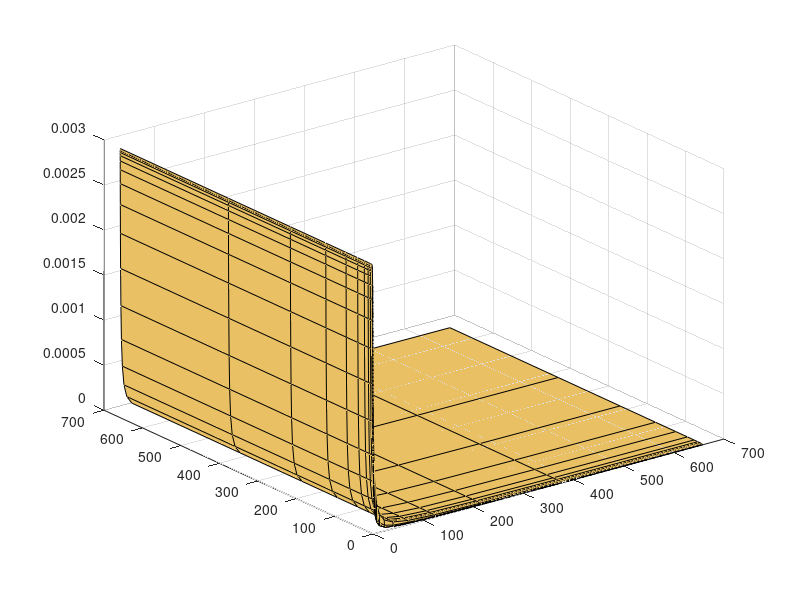

Source code (MATLAB): (Note: this script raises an error after producing the figure.)
function modeling_02_generatePredictions_6AnR_noInputGradients
% DESCRIPTION
% Script for generating predictions for the rate of transcription as a
% function of activator and repressor concentrations.

%% Input
% activator concentration regime, repressor concentration regime,
% 

% For this, we don't know how this system works actually, meaning the way
% repressor works, also it doesn't seem like that simple (not a direct
% competition, nor a direct repression to the RNAP recruitment). But, from
% our theoretical exploration, it doesn't seem to be distinguishable by
% modeling. 
% Thus, maybe it's better to make this script to be able to compare the
% results from different models 
% : not just for adding complexity (from Hill model to individual sites), 
% but also deal with different scenarios of repression (not sure if this is necessary)

%% Color definition
% This is defining the line color
colorDict = struct();
colorDict.blue = [115,143,193]/255; %[115,143,170]/255;
colorDict.red =  [213,108,85]/255; %[200,108,85]/255;
colorDict.yellow = [234,194,100]/255;
colorDict.cyan = [108,188,233]/255;
colorDict.magenta = [208,109,171]/255;
colorDict.lightBlue = [115,142,193]/255;
colorDict.purple = [171,133,172]/255;
colorDict.green =  [122,169,116]/255; %[122,150,116]/255;
colorDict.brown = [179,155,142]/255;
colorDict.darkgreen = [126,157,144]/255;

ColorChoice = [colorDict.purple; colorDict.green; colorDict.blue; colorDict.red; colorDict.brown]; % 4 embryos max. it could be extended easily
%% Model
% Hill model of 6 activator sites + n repressor sites
clear bound
clear P_bound_1RepSite
clear partitionFunct

A = logspace(-3,3,100);
R = logspace(-3,3,100);

p = 0.001;
wAP = 3;
%wRP = 0;
wRP = 0.001;

for i=1:length(A)
    for j=1:length(R)
        partitionFunct(i,j) = (1+A(i).^6 + R(j) + A(i).^6*R(j)) +...
                                p*(1+A(i).^6*wAP + R(j)*wRP + A(i).^6*R(j)*wAP*wRP);
        bound(i,j) = p*(1+A(i).^6*wAP + R(j)*wRP + A(i).^6*R(j)*wAP*wRP);
    end
end

P_bound_1RepSite = bound./partitionFunct;


% plot the P_bound as a 3D plot of Activator and Repressor regime
[X,Y] = meshgrid(A,R);
interval = 4;
surf(A(1:interval:end),R(1:interval:end),P_bound_1RepSite(1:interval:end,1:interval:end),...
        'FaceColor',[234,194,100]/256)%,...
        %[255,237,206]/256; % light brown
        
% plot on top of the 3D surface plot
hold on
% 1) keep the Runt constant, going from high to low Bicoid regime
index_1 = 10;
plot3(R(index_1)*ones(length(A(1:interval:end))),...
        A(1:interval:end),...
        P_bound_1RepSite(1:interval:end,index_1),'LineWidth',3,'Color','r') %ColorChoice(4,:)) % red
% 2) keep the Bicoid constant, going from high to low Bicoid regime
index_2 = 55;
plot3(R(1:interval:end),...
        A(index_2)*ones(length(A(1:interval:end))),...
        P_bound_1RepSite(index_2,1:interval:end),'LineWidth',3,'Color','b') %ColorChoice(4,:)) % red



% x, y as log scale
set(gca,'XScale','log')
set(gca,'YScale','log')

% get rid of Ticks
set(gca,'xticklabel',[])
set(gca,'yticklabel',[])
set(gca,'zticklabel',[])

box on
grid on
alpha 0.5 % transparency
colorbar( 'off')

ylabel('Bicoid')
xlabel('Runt')
zlabel('RNAP loading rate')
StandardFigure(gcf,gca)

view(-30,60)

% save the plot
% Save the figures
FigPath = 'S:\YangJoon\Dropbox\OpposingGradientsFigures\Modeling\ThesisMeeting_6A1R_model_20200824';
%saveas(gcf,[figPath,filesep,'prediction_act_rep_3D','.tif']); 
%saveas(gcf,[figPath,filesep,'prediction_act_rep_3D','.pdf']); 
exportgraphics(gcf,[FigPath, filesep,'model_prediction_noInputGradients.pdf'],'ContentType','vector')
%% Plot the actual Bicoid and Runt protein concentration gradient on top as a line.
% AP axis as from 20-60%
AP = 0.2:0.025:0.8;
% Bcd : using the length constant of 0.2
Bcd = exp(-5*AP);
Bcdscale = 25;
Bcd = Bcdscale*Bcd;

% Bcd, Runt : using the time-averaged data
filePath = 'S:\YangJoon\Dropbox\OpposingGradient\OpposingGradients_ProcessedData\AveragedDatasets_Feb2020';
BcdData = load([filePath, filesep, 'Bcd-Averaged.mat'])
RuntData =  load([filePath, filesep, 'Runt_TimeAveraged_mixedSex_NC14.mat'])

% Average over the 10 minutes into nc14
Bcd_nc13 = BcdData.nc13;
Bcd_nc14 = BcdData.nc14;
BcdFluo = BcdData.MeanVectorAP;
BcdTime = BcdData.ElapsedTime;
BcdFluoSD = BcdData.SDVectorAP;
BcdFluoSE = BcdData.SEVectorAP;

%% generate Bcd time traces and spatial gradient plots
% Bicoid concentration time trace (20%)
APbin = 11; % 25%

hold on
errorbar(BcdTime(Bcd_nc13:end) - BcdTime(Bcd_nc13),...
            BcdFluo(Bcd_nc13:end,APbin),...
            BcdFluoSE(Bcd_nc13:end,APbin))
        
xline(18,'--')

xlim([0 60])
        
xlabel('time (min)')
ylabel('Bicoid concentration (AU)')


box on
StandardFigure(gcf,gca)

% save the plots

%% time-average over 10 min into nc14
% Bicoid concentration time trace (20%)
time_window = 10; % min
tFrame = median(diff(BcdTime));

Nstep_window = floor(time_window/tFrame);

BcdFluo_tAveraged = nanmean(BcdFluo(Bcd_nc14:Bcd_nc14+Nstep_window,:));
BcdFluo_tAveraged_SE = nanmean(BcdFluoSE(Bcd_nc14:Bcd_nc14+Nstep_window,:));

BcdFluo_tAveraged(9) = BcdFluo_tAveraged

APaxis = 0:0.025:1;

figure
hold on
errorbar(APaxis(1:end), BcdFluo_tAveraged(1:end), BcdFluo_tAveraged_SE(1:end))

xlim([0.2 0.8])
ylim([0 600])
       
xlabel('embryo length')
ylabel('Bicoid concentration (AU)')


box on
StandardFigure(gcf,gca)

%% Bcd extrapolation
% anterior (20%)
% temp = interp1(0.225:0.025:0.6, BcdFluo_tAveraged(10:25), 0.2:0.025:0.225, 'linear','extrap');
% BcdFluo_extrap(9) = temp(1);

% posterior
BcdFluo_extrap = interp1(0.225:0.025:0.6, BcdFluo_tAveraged(10:25), 0.2:0.025:0.8, 'linear','extrap');

BcdFluo_extrap(BcdFluo_extrap<15) = BcdFluo_extrap(23)
%%
RuntFluo_tAveraged = RuntData.AveragedFluo_tAveraged_mixed(2,:); % averaged within the 10 min into nc14

RuntFluo = RuntFluo_tAveraged;
RuntFluo_tAveraged(isnan(RuntFluo)) = [];
APaxis = 0:0.025:1;
APaxis(isnan(RuntFluo)) = [];

% extrapolate the posterior data points
RuntFluo_extrap = interp1(APaxis, RuntFluo_tAveraged, 0.2:0.025:0.8, 'linear','extrap')

Run = RuntFluo_extrap; % taking only 20-80% of AP axis

Run = Run/30;
Runscale = 0.01;

Run = Run*Runscale;

%% different sources of Bicoid (Liz and Jonathan)
BcdData_EE_JL = load('S:\YangJoon\Dropbox\OpposingGradient\eGFP-Bcd-From-Liz-Jonathan\BcdLevelsNC13.mat');

% extract data from 0.2-0.8 
BcdFluoTemp = nanmean(BcdData_EE_JL.BcdNC13Ant);
BcdFluo_NC13(1:17) = BcdFluoTemp(9:25); %20-60%

BcdFluoTemp = nanmean(BcdData_EE_JL.BcdNC13Pos);
BcdFluo_NC13(18:25) = BcdFluoTemp(26:33); %62.5-80%

%% generate plots of Bicoid and Runt spatial gradient

AP = 0.2:0.025:0.8;
% % Bcd : using the length constant of 0.2
% Bcd = exp(-5*AP);
% Bcdscale = 1500;
% Bcd = Bcdscale*Bcd;

figure
hold on
% plot(0.2:0.025:0.8, Bcd,'color',ColorChoice(1,:),'LineWidth',2)
% plot(0.2:0.025:0.8, BcdFluo_extrap,'color',ColorChoice(1,:),'LineWidth',2)
% this nc13 profile is basically the same as nc14, I'm using it just for
% prediction's sake, in that we could show a nicer 20-80% profile of
% Bicoid. The actual modeling is done with real Bicoid profile.
plot(0.2:0.025:0.8, BcdFluo_NC13*3,'color',ColorChoice(1,:),'LineWidth',2)
plot(0.2:0.025:0.8,RuntFluo_extrap*1,'color',ColorChoice(2,:),'LineWidth',2)
% xlim([0.2 0.8])
% xticks([0.2 0.3 0.4 0.5 0.6 0.7 0.8])
xlim([0.2 0.6])
xticks([0.2 0.3 0.4 0.5 0.6])
yticks([0 100 200 300 400])
ylim([0 400])
       
xlabel('embryo length')
ylabel('transcription factor (AU)')

legend('Bicoid','Runt')
box on
StandardFigure(gcf,gca)

% save figure
FigPath = 'S:\YangJoon\Dropbox\OpposingGradientsFigures\Modeling\ThesisMeeting_6A1R_model_20200824';
saveas(gcf,[FigPath,filesep,'inputTF_spatial_gradient_20-60%','.tif']); 
saveas(gcf,[FigPath,filesep,'inputTF_spatial_gradient_20-60%','.pdf']); 


%% Load the input TF data
FilePath = 'S:\YangJoon\Dropbox\OpposingGradientsFigures\PipelineOutput\MCMC_HillV3';

% Load the input TF data
% this loads TFinput matrix (1st column is Bicoid, 2nd column is Runt, and
% the 3rd is for the Runt nulls)
load([FilePath, filesep, 'TFinput.mat'])

Bicoid = TFinput(:,1);
Runt = TFinput(:,2);
%% generate the plot

hold on
APaxis = 0:0.025:1;
plot(APaxis, Bicoid*3,'color',ColorChoice(1,:),'LineWidth',2)
plot(APaxis, Runt,'color',ColorChoice(2,:),'LineWidth',2)

xlim([0.2 0.6])
ylim([0 400])
       
xlabel('embryo length')
ylabel('transcription factor conc.(AU)')

legend('Bicoid','Runt')
box on
StandardFigure(gcf,gca)

% save figure
FigPath = 'S:\YangJoon\Dropbox\Garcia Lab\Figures\OpposingGradientsFigures\Modeling';
%saveas(gcf,[FigPath,filesep,'inputTF_spatial_gradient','.tif']); 
%saveas(gcf,[FigPath,filesep,'inputTF_spatial_gradient','.pdf']); 


%% model prediction - 3D space
% Hill model of 6 activator sites + n repressor sites
clear bound
clear P_bound_1RepSite
clear partitionFunct

A = logspace(-3,3,100);
R = logspace(-3,3,100);

p = 0.001;
wAP = 3;
%wRP = 0;
wRP = 0.001;

for i=1:length(A)
    for j=1:length(R)
        partitionFunct(i,j) = (1+A(i).^6 + R(j) + A(i).^6*R(j)) +...
                                p*(1+A(i).^6*wAP + R(j)*wRP + A(i).^6*R(j)*wAP*wRP);
        bound(i,j) = p*(1+A(i).^6*wAP + R(j)*wRP + A(i).^6*R(j)*wAP*wRP);
    end
end

P_bound_1RepSite = bound./partitionFunct;


% plot the P_bound as a 3D plot of Activator and Repressor regime
[X,Y] = meshgrid(A,R);
interval = 4;
surf(A(1:interval:end),R(1:interval:end),P_bound_1RepSite(1:interval:end,1:interval:end),...
        'FaceColor',[234,194,100]/256)%,...
        %[255,237,206]/256; % light brown

% x, y as log scale
set(gca,'XScale','log')
set(gca,'YScale','log')

% get rid of Ticks
set(gca,'xticklabel',[])
set(gca,'yticklabel',[])
set(gca,'zticklabel',[])

box on
grid on
alpha 0.3 % transparency
colorbar( 'off')

ylabel('Bicoid')
xlabel('Runt')
zlabel('RNAP loading rate')
StandardFigure(gcf,gca)

view(-30,60)

% save the plot
% FigPath = '';
%% model fit (for a set of parameters)
% Bcd : using the length constant of 0.2
% Bcd = exp(-5*AP);
% Bcdscale = 25;
% Bcd = Bcdscale*Bcd;

% Run = RuntFluo_extrap; % taking only 20-80% of AP axis
% Run = Run/30;
% Kr = 100;
% Run = Run/Kr;

% Here, we will use the real Bicoid and Runt data (temporally averaged,
% spatial profile), to predict the transcription rate for different w_rp
% values.
% b : Bicoid concentration scaled by Kb
% r : Runt concentration scaled by Kr

% Note that I used the BcdFluo_NC13 from Liz & Jonathan's data to generate
% this theoretical prediction, as 
Kb = 30;
% b = Bicoid/Kb
b = BcdFluo_NC13/Kb;

Kr = 10000;
% r = Runt/Kr;
r = RuntFluo_extrap/Kr;

p = 0.001;
wAP = 3;
%wRP = 0;
wRP = 0.001;

clear bound
clear partitionFunct
clear P_bound

    
partitionFunct = 1+b.^6 + r + b.^6.*r +...
                    p*(1+b.^6*wAP + r*wRP + b.^6.*r*wAP*wRP);
bound = p*(1+b.^6*wAP + r*wRP + b.^6.*r*wAP*wRP);

P_bound = bound./partitionFunct;

% plot on top of the 3D surface plot
hold on
plot3(r,b,P_bound,'LineWidth',3,'Color','r') %ColorChoice(4,:)) % red

plot(r,b,'LineWidth',3,'Color','b') %ColorChoice(2,:)) % brown

% Save the figures
FigPath = 'S:\YangJoon\Dropbox\OpposingGradientsFigures\Modeling\ThesisMeeting_6A1R_model_20200824';
%saveas(gcf,[figPath,filesep,'prediction_act_rep_3D','.tif']); 
%saveas(gcf,[figPath,filesep,'prediction_act_rep_3D','.pdf']); 
exportgraphics(gcf,[FigPath, filesep,'3D_prediction_mapped_2D_input_v2.pdf'],'ContentType','vector')

%% generate the plot of predicted rate of Txn over AP
figure(2)
hold on
plot(AP, P_bound,'LineWidth',2,'Color','r')
% ylim([0 max(P_bound)+0.0005])
xticks([0.2 0.3 0.4 0.5 0.6 0.7 0.8])
set(gca,'yticklabel',[])
box on

xlabel('AP axis (embryo length)')
ylabel('RNAP loading rate')
% legend('WT','No Repressor','Location','SouthWest')

StandardFigure(gcf,gca)
%save the plot
% FigPath = '';
saveas(gcf,[FigPath,filesep,'prediction_overAP','.tif']); 
saveas(gcf,[FigPath,filesep,'prediction_overAP','.pdf']); 

%% Rate of Txn (prediction) over AP for 6A1R, for different w_rp values

clear bound
clear partitionFunct
clear P_bound

Kb = 30;
% b = Bicoid/Kb
b = BcdFluo_NC13/Kb;

Kr = 100;
% r = Runt/Kr;
r = RuntFluo_extrap/Kr;

p = 0.001;
wAP = 100;
%wRP = 0;
% w_rp = [1 0.1 0.01 0.001 0.0001];
% w_rp = 10.^[0 -3 -6 -9 -12];
w_rp = 10.^(linspace(0,-2,5))

% 1) [Run] = 0

partitionFunct = (1+b.^6 ) +...
                        p*(1+b.^6*wAP);
bound = p*(1+b.^6*wAP);
P_bound_RunNull = bound./partitionFunct;

plot(AP, P_bound_RunNull)

pause
% 2) [Run] ~=0, with different values of w_rp
hold on
for i=1:length(w_rp)
    wRP = w_rp(i);
    partitionFunct = 1+b.^6 + r + b.^6.*r +...
                    p*(1+b.^6*wAP + r*wRP + b.^6.*r*wAP*wRP);
    bound = p*(1+b.^6*wAP + r*wRP + b.^6.*r*wAP*wRP);

    P_bound = bound./partitionFunct;
    plot(AP, P_bound)
    pause
end



% ylim([0 max(P_bound)+0.0005])
xticks([0.2 0.3 0.4 0.5 0.6 0.7 0.8])
set(gca,'yticklabel',[])
box on

xlabel('embryo length')
ylabel('RNAP loading rate')
% legend('WT','No Repressor','Location','SouthWest')

StandardFigure(gcf,gca)
%save the plot
% FigPath = '';
% saveas(gcf,[FigPath,filesep,'prediction_overAP','.tif']); 
% saveas(gcf,[FigPath,filesep,'prediction_overAP','.pdf']); 






%%%%%%%%%%%%%%%%%%% OLD %%%%%%%%%%%%%%%%%%%%%%%
%% [Run] = 0 case (or n_R =0)
for i=1:length(AP)
    partitionFunct(i) = (1+Bcd(i).^6 ) +...
                            p*(1+Bcd(i).^6*wAP);
    bound(i) =p*(1+Bcd(i).^6*wAP );

end

P_bound_RunNull = bound./partitionFunct;

% plot on top of the 3D surface plot
hold on
plot3(Run,Bcd,P_bound_RunNull,'LineWidth',2,'Color',ColorChoice(1,:))

plot(Run,Bcd,'LineWidth',2,'Color','k')

% Save the figures
FigPath = 'S:\YangJoon\Dropbox\Garcia Lab\Figures\OpposingGradientsFigures\Modeling';
%saveas(gcf,[figPath,filesep,'prediction_act_rep_3D','.tif']); 
%saveas(gcf,[figPath,filesep,'prediction_act_rep_3D','.pdf']); 
%% Plot the predicted rate of Txn along the AP axis
figure(2)
hold on
plot(AP, P_bound,'LineWidth',2,'Color','r')
plot(AP,P_bound_RunNull,'LineWidth',2,'Color',ColorChoice(1,:))
xticks([0.2 0.3 0.4 0.5 0.6 0.7 0.8])

set(gca,'yticklabel',[])
box on

xlabel('AP axis (embryo length)')
ylabel('RNAP loading rate')
legend('WT','No Repressor','Location','SouthWest')

StandardFigure(gcf,gca)
%save the plot
% FigPath = '';
saveas(gcf,[FigPath,filesep,'prediction_rep_NoRep_overAP','.tif']); 
saveas(gcf,[FigPath,filesep,'prediction_rep_NoRep_overAP','.pdf']); 

%% Try with 2 repressor binding sites?

clear bound
clear partitionFunct
clear P_bound
for i=1:length(AP)
    
        partitionFunct(i) = (1+Bcd(i).^6 + 2*Run(i) + Run(i)^2 + 2*Bcd(i).^6*Run(i)) +...
                                Bcd(i).^6*Run(i)^2 + ...
                                p*(1+Bcd(i).^6*wAP + 2*Run(i)*wRP + Run(i)^2*wRP^2 +...
                                2*Bcd(i).^6*Run(i)*wAP*wRP + Bcd(i).^6*Run(i)^2*wAP*wRP^2);
        bound(i) = p*(1+Bcd(i).^6*wAP + 2*Run(i)*wRP + Run(i)^2*wRP^2 +...
                                2*Bcd(i).^6*Run(i)*wAP*wRP + Bcd(i).^6*Run(i)^2*wAP*wRP^2);
end

P_bound_2sites = bound./partitionFunct;


%% Try with 3 repressor binding sites?
clear bound
clear partitionFunct
for i=1:length(AP)
    
        partitionFunct(i) = (1+Bcd(i).^6 + 3*Run(i) + 3*Run(i)^2 + Run(i)^3 +...
                                3*Bcd(i).^6*Run(i) + 3*Bcd(i).^6*Run(i)^2 + Bcd(i).^6*Run(i)^3) + ...
                                p*(1+Bcd(i).^6*wAP + 2*Run(i)*wRP + Run(i)^2*wRP^2 +...
                                2*Bcd(i).^6*Run(i)*wAP*wRP + Bcd(i).^6*Run(i)^2*wAP*wRP^2);
        bound(i) = p*(1+Bcd(i).^6*wAP + 2*Run(i)*wRP + Run(i)^2*wRP^2 +...
                                2*Bcd(i).^6*Run(i)*wAP*wRP + Bcd(i).^6*Run(i)^2*wAP*wRP^2);
end

P_bound_3sites = bound./partitionFunct;


%% plot altogether, 0,1,2,3 sites
figure(3)
hold on
plot(AP,P_bound_RunNull,'LineWidth',2,'Color',ColorChoice(1,:))
plot(AP, P_bound,'LineWidth',2,'Color','r')
plot(AP,P_bound_2sites,'LineWidth',2,'Color',ColorChoice(2,:))
plot(AP,P_bound_3sites,'LineWidth',2,'Color',ColorChoice(3,:))
xticks([0.2 0.3 0.4 0.5 0.6 0.7 0.8])

set(gca,'yticklabel',[])
box on

xlabel('AP axis (embryo length)')
ylabel('RNAP loading rate')
legend('0','1 site','2 sites','3 sites','Location','SouthWest')

StandardFigure(gcf,gca)
%save the plot
FigPath = 'S:\YangJoon\Dropbox\Garcia Lab\Figures\OpposingGradientsFigures\Modeling';
saveas(gcf,[FigPath,filesep,'prediction_num_RepSites_overAP','.tif']); 
saveas(gcf,[FigPath,filesep,'prediction_num_RepSites_overAP','.pdf']); 


%% 3D space prediction (input-output) : 
% Hill model of 6 activator sites + n repressor sites
% clear bound
% clear P_bound_2RepSites
% clear partitionFunct
% 
% A = logspace(-3,3,100);
% R = logspace(-3,3,100);
% 
% p = 0.01;
% wAP = 3;
% wRP = 0.001;
% 
% for i=1:length(A)
%     for j=1:length(R)
%         partitionFunct(i,j) = (1+A(i).^6 + 2*R(j) + R(j)^2 + 2*A(i).^6*R(j)) +...
%                                 A(i).^6*R(j)^2 + ...
%                                 p*(1+A(i).^6*wAP + 2*R(j)*wRP + R(j)^2*wRP^2 +...
%                                 2*A(i).^6*R(j)*wAP*wRP + A(i).^6*R(j)^2*wAP*wRP^2);
%         bound(i,j) = p*(1+A(i).^6*wAP + 2*R(j)*wRP + R(j)^2*wRP^2 +...
%                                 2*A(i).^6*R(j)*wAP*wRP + A(i).^6*R(j)^2*wAP*wRP^2);
%     end
% end
% 
% P_bound_2RepSites = bound./partitionFunct;
% 
% 
% % plot the P_bound as a 3D plot of Activator and Repressor regime
% [X,Y] = meshgrid(A,R);
% interval = 5;
% surf(A(1:interval:end),R(1:interval:end),P_bound_2RepSites(1:interval:end,1:interval:end))
% 
% % x, y as log scale
% set(gca,'XScale','log')
% set(gca,'YScale','log')
% 
% % get rid of Ticks
% set(gca,'xticklabel',[])
% set(gca,'yticklabel',[])
% set(gca,'zticklabel',[])
% 
% box on
% grid on
% 
% ylabel('Activator')
% xlabel('Repressor')
% zlabel('RNAP loading rate')
% StandardFigure(gcf,gca)

%% Try with 3 repressor binding sites?
% Hill model of 6 activator sites + n repressor sites
clear bound
clear P_bound_3RepSites
clear partitionFunct

A = logspace(-3,3,100);
R = logspace(-3,3,100);

p = 0.01;
wAP = 3;
wRP = 0.001;

for i=1:length(A)
    for j=1:length(R)
        partitionFunct(i,j) = (1+A(i).^6 + 3*R(j) + 3*R(j)^2 + R(j)^3 +...
                                3*A(i).^6*R(j) + 3*A(i).^6*R(j)^2 + A(i).^6*R(j)^3) + ...
                                p*(1+A(i).^6*wAP + 2*R(j)*wRP + R(j)^2*wRP^2 +...
                                2*A(i).^6*R(j)*wAP*wRP + A(i).^6*R(j)^2*wAP*wRP^2);
        bound(i,j) = p*(1+A(i).^6*wAP + 2*R(j)*wRP + R(j)^2*wRP^2 +...
                                2*A(i).^6*R(j)*wAP*wRP + A(i).^6*R(j)^2*wAP*wRP^2);
    end
end

P_bound_2RepSites = bound./partitionFunct;


% plot the P_bound as a 3D plot of Activator and Repressor regime
[X,Y] = meshgrid(A,R);
interval = 5;
surf(A(1:interval:end),R(1:interval:end),P_bound_2RepSites(1:interval:end,1:interval:end))

% x, y as log scale
set(gca,'XScale','log')
set(gca,'YScale','log')

% get rid of Ticks
set(gca,'xticklabel',[])
set(gca,'yticklabel',[])
set(gca,'zticklabel',[])

box on
grid on

ylabel('Activator')
xlabel('Repressor')
zlabel('RNAP loading rate')
StandardFigure(gcf,gca)
%% Step0. Can we do somewhat phenomenological Hill model like in Jeehae's paper?
% I don't know how to incorporate the repressor terms in here...
% How about 1/(1 + ([R]/Kr)^Nr)

%% Step1. Let's start with the simplest Hill model of Bcd activating the hb P2

end